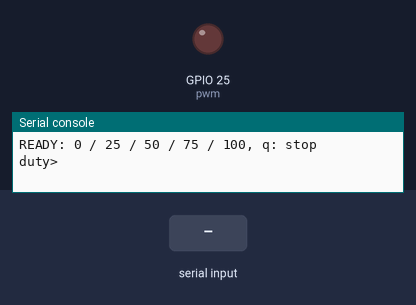
A program run on a simulated ESP32 board running MicroPython. On the bench: output pins drawn as LEDs (lit = HIGH), the last lines printed to the serial console. Wiring (from the project's diagram.json): red LED on GPIO 25. The inputs (shaded band) are chosen by the test bench.

Above: at 1.2 s.
1.3 s: "100" typed at the serial console, then Enter
At 2.5 s:
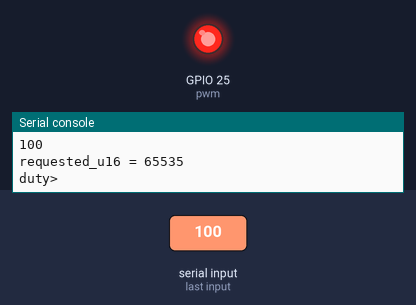
2.8 s: "50" typed at the serial console, then Enter
At 3.8 s:
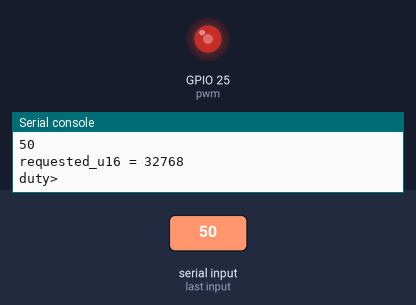
4.3 s: "75" typed at the serial console, then Enter
At 4.9 s:
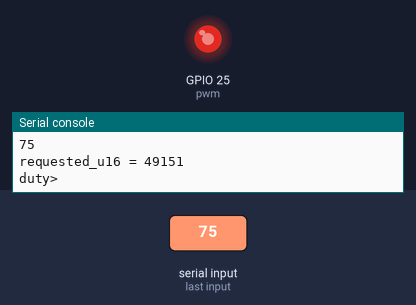
5.8 s: "100" typed at the serial console, then Enter
At 6.1 s:
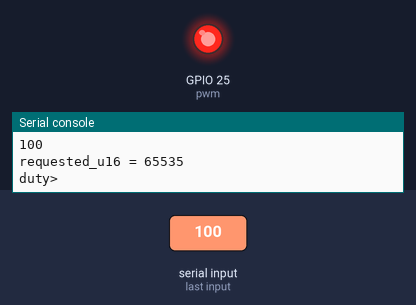
Timing chart, 0 to 8.3 s (numbered marks = the images above; inputs shaded):
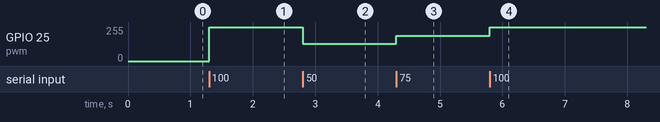

Measured:
- after the input at 1.3 s, GPIO 25 (pwm): 0/255 → 255/255 at once
- after the input at 2.8 s, GPIO 25 (pwm): 255/255 → 128/255 at once
- after the input at 4.3 s, GPIO 25 (pwm): 128/255 → 191/255 at once
- after the input at 5.8 s, GPIO 25 (pwm): 191/255 → 255/255 at once

The program:

main.py
```python
from machine import Pin, PWM

levels = {"0": 0, "25": 16384, "50": 32768,
          "75": 49151, "100": 65535}
pwm = PWM(Pin(25), freq=1000, duty_u16=0)
print("READY: 0 / 25 / 50 / 75 / 100, q: stop")
try:
    while True:
        command = input("duty> ").strip()
        if command == "q":
            break
        if command not in levels:
            print("USE: 0 / 25 / 50 / 75 / 100 / q")
            continue
        requested = levels[command]
        pwm.duty_u16(requested)
        print("requested_u16 =", requested)
except (KeyboardInterrupt, EOFError):
    pass
finally:
    pwm.duty_u16(0)
    pwm.deinit()
    Pin(25, Pin.OUT, value=0)
    print("STOP")
```
